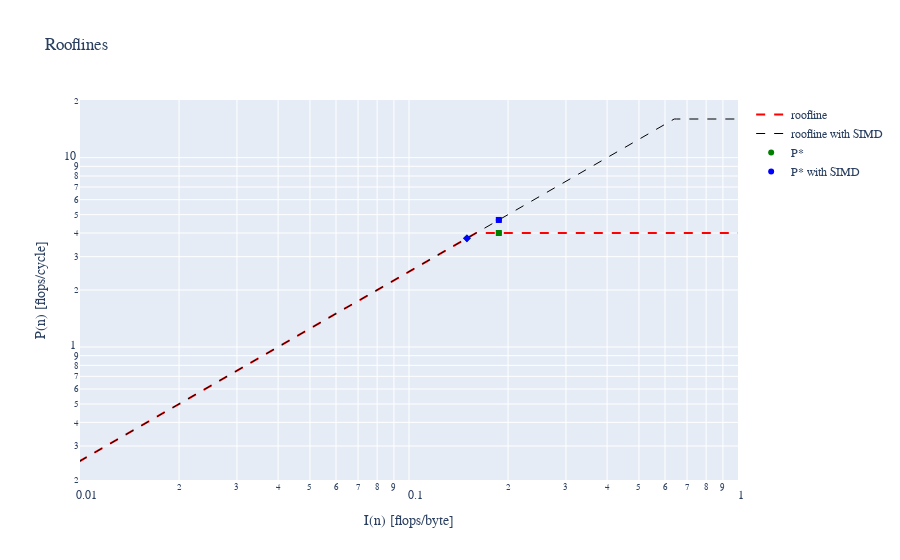

The notebook cell saved with this chart:
### Code cell
fig = go.Figure()



fig.add_trace(go.Scatter(x=I_samples, y=P1(I_samples),
                        mode="lines",
                        line=dict(color='red',                                    width=2, dash="dash")
                    ,
                    name='roofline')) # line=dict(color='royalblue', width=1, dash='dot')

fig.add_trace(go.Scatter(x=I_samples, y=P2(I_samples),
                        mode="lines",
                        line=dict(color='black',                                    width=1,
                              dash='dash'),
                    name='roofline with SIMD'))

fig.add_trace(go.Scatter(x=b_I, y=b_P1,
                        mode="markers",
                    name="P*",
                    marker_symbol=["circle", "square", "diamond"], marker_color = "green",
                    ))

fig.add_trace(go.Scatter(x=b_I, y=b_P2,
                        mode="markers",
                    name="P* with SIMD",
                    marker_symbol=["circle", "square", "diamond"], marker_color = "blue",
                    ))


fig.update_layout(
    title="Rooflines",
    xaxis_title="I(n) [flops/byte]",
    yaxis_title="P(n) [flops/cycle]",
    # legend_title="Legend Title",
    font=dict(
        family="sans serif"
        #size=18,
        #color="RebeccaPurple"
    )
)


fig.update_yaxes(type="log") # , range=(-2,2)
fig.update_xaxes(type="log") # , range=(-2,0)

fig.show()
fig.write_image("./roofline_b.svg")

### Figure 1 — Plotly figure (JSON) as saved in the notebook; plotly's stock layout.template omitted (floating-point values rounded to 4 significant figures)
{"data": [{"line": {"color": "red", "dash": "dash", "width": 2}, "mode": "lines", "name": "roofline", "type": "scatter", "x": [0, 0.01, 0.02, 0.03, 0.04, 0.05, 0.06, 0.07, 0.08, 0.09, 0.1, 0.11, 0.12, 0.13, 0.14, 0.15, 0.16, 0.17, 0.18, 0.19, 0.2, 0.21, 0.22, 0.23, 0.24, 0.25, 0.26, 0.27, 0.28, 0.29, 0.3, 0.31, 0.32, 0.33, 0.34, 0.35, 0.36, 0.37, 0.38, 0.39, 0.4, 0.41, 0.42, 0.43, 0.44, 0.45, 0.46, 0.47, 0.48, 0.49, 0.5, 0.51, 0.52, 0.53, 0.54, 0.55, 0.56, 0.57, 0.58, 0.59, 0.6, 0.61, 0.62, 0.63, 0.64, 0.65, 0.66, 0.67, 0.68, 0.69, 0.7, 0.71, 0.72, 0.73, 0.74, 0.75, 0.76, 0.77, 0.78, 0.79, 0.8, 0.81, 0.82, 0.83, 0.84, 0.85, 0.86, 0.87, 0.88, 0.89, 0.9, 0.91, 0.92, 0.93, 0.94, 0.95, 0.96, 0.97, 0.98, 0.99, 1], "y": [0, 0.25, 0.5, 0.75, 1, 1.25, 1.5, 1.75, 2, 2.25, 2.5, 2.75, 3, 3.25, 3.5, 3.75, 4, 4, 4, 4, 4, 4, 4, 4, 4, 4, 4, 4, 4, 4, 4, 4, 4, 4, 4, 4, 4, 4, 4, 4, 4, 4, 4, 4, 4, 4, 4, 4, 4, 4, 4, 4, 4, 4, 4, 4, 4, 4, 4, 4, 4, 4, 4, 4, 4, 4, 4, 4, 4, 4, 4, 4, 4, 4, 4, 4, 4, 4, 4, 4, 4, 4, 4, 4, 4, 4, 4, 4, 4, 4, 4, 4, 4, 4, 4, 4, 4, 4, 4, 4, 4]}, {"line": {"color": "black", "dash": "dash", "width": 1}, "mode": "lines", "name": "roofline with SIMD", "type": "scatter", "x": [0, 0.01, 0.02, 0.03, 0.04, 0.05, 0.06, 0.07, 0.08, 0.09, 0.1, 0.11, 0.12, 0.13, 0.14, 0.15, 0.16, 0.17, 0.18, 0.19, 0.2, 0.21, 0.22, 0.23, 0.24, 0.25, 0.26, 0.27, 0.28, 0.29, 0.3, 0.31, 0.32, 0.33, 0.34, 0.35, 0.36, 0.37, 0.38, 0.39, 0.4, 0.41, 0.42, 0.43, 0.44, 0.45, 0.46, 0.47, 0.48, 0.49, 0.5, 0.51, 0.52, 0.53, 0.54, 0.55, 0.56, 0.57, 0.58, 0.59, 0.6, 0.61, 0.62, 0.63, 0.64, 0.65, 0.66, 0.67, 0.68, 0.69, 0.7, 0.71, 0.72, 0.73, 0.74, 0.75, 0.76, 0.77, 0.78, 0.79, 0.8, 0.81, 0.82, 0.83, 0.84, 0.85, 0.86, 0.87, 0.88, 0.89, 0.9, 0.91, 0.92, 0.93, 0.94, 0.95, 0.96, 0.97, 0.98, 0.99, 1], "y": [0, 0.25, 0.5, 0.75, 1, 1.25, 1.5, 1.75, 2, 2.25, 2.5, 2.75, 3, 3.25, 3.5, 3.75, 4, 4.25, 4.5, 4.75, 5, 5.25, 5.5, 5.75, 6, 6.25, 6.5, 6.75, 7.0, 7.25, 7.5, 7.75, 8, 8.25, 8.5, 8.75, 9, 9.25, 9.5, 9.75, 10, 10.25, 10.5, 10.75, 11, 11.25, 11.5, 11.75, 12, 12.25, 12.5, 12.75, 13, 13.25, 13.5, 13.75, 14.0, 14.25, 14.5, 14.75, 15, 15.25, 15.5, 15.75, 16, 16, 16, 16, 16, 16, 16, 16, 16, 16, 16, 16, 16, 16, 16, 16, 16, 16, 16, 16, 16, 16, 16, 16, 16, 16, 16, 16, 16, 16, 16, 16, 16, 16, 16, 16, 16]}, {"marker": {"color": "green", "symbol": ["circle", "square", "diamond"]}, "mode": "markers", "name": "P*", "type": "scatter", "x": [0.1875, 0.1875, 0.15], "y": [4, 4, 3.75]}, {"marker": {"color": "blue", "symbol": ["circle", "square", "diamond"]}, "mode": "markers", "name": "P* with SIMD", "type": "scatter", "x": [0.1875, 0.1875, 0.15], "y": [4.688, 4.688, 3.75]}], "layout": {"font": {"family": "sans serif"}, "title": {"text": "Rooflines"}, "xaxis": {"title": {"text": "I(n) [flops/byte]"}, "type": "log"}, "yaxis": {"title": {"text": "P(n) [flops/cycle]"}, "type": "log"}}}
